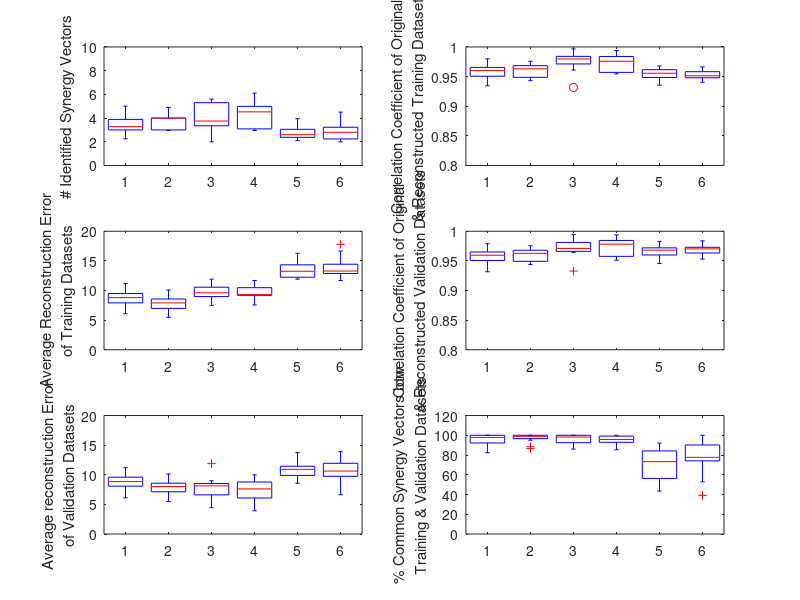

MATLAB code for this plot:
% to extract mix all performance summary .mat files of different methods
% into one xlsx file

% 20160330 Written by Navid Shirzad

function mat2xlsx_SummaryGenerator()
    
    load('PCA_Performance_Summary.mat');
    sizePCA = size(ndimDom,1);%how many data points are there?
    METHODS(1:sizePCA*2,1) = 1; %1 means PCA, multiplied by2 b/c there are two hands.
    HandDom(1:sizePCA,1) = 1; %dominant hand
    HandDom(sizePCA+1:sizePCA*2,1) = 2; %non-dominant hand
    ndimAll(1:sizePCA,1) = ndimDom;
    ndimAll(sizePCA+1:sizePCA*2,1) = ndimNonDom;
    AvgReconsErrTrAll(1:sizePCA,1) = AvgReconsErrTrDom;
    AvgReconsErrTrAll(sizePCA+1:sizePCA*2,1) = AvgReconsErrTrNonDom;
    AvgReconsErrValAll(1:sizePCA,1) = AvgReconsErrValDom;
    AvgReconsErrValAll(sizePCA+1:sizePCA*2,1) = AvgReconsErrValNonDom;
    
    for i = 1:sizePCA
        if RegCoeffTrDom(i,1) > 1 
            RegCoeffTrDom(i,1) = 1/RegCoeffTrDom(i,1);%invert the slope, let's keep all the slopes below 1. this should be a measure of centrality, not how far below or above of 1 it is. 
        end
        if RegCoeffTrNonDom(i,1) > 1 
            RegCoeffTrNonDom(i,1) = 1/RegCoeffTrNonDom(i,1);%invert the slope, let's keep all the slopes below 1. this should be a measure of centrality, not how far below or above of 1 it is. 
        end
        if RegCoeffValDom(i,1) > 1 
            RegCoeffValDom(i,1) = 1/RegCoeffValDom(i,1);%invert the slope, let's keep all the slopes below 1. this should be a measure of centrality, not how far below or above of 1 it is. 
        end
        if RegCoeffValNonDom(i,1) > 1 
            RegCoeffValNonDom(i,1) = 1/RegCoeffValNonDom(i,1);%invert the slope, let's keep all the slopes below 1. this should be a measure of centrality, not how far below or above of 1 it is. 
        end
    end
    
    RegCoeffTrAll(1:sizePCA,1) = RegCoeffTrDom;
    RegCoeffTrAll(sizePCA+1:sizePCA*2,1) = RegCoeffTrNonDom;
    RegCoeffValAll(1:sizePCA,1) = RegCoeffValDom;
    RegCoeffValAll(sizePCA+1:sizePCA*2,1) = RegCoeffValNonDom;
    nCommonAll(1:sizePCA,1) = nCommonDom;
    nCommonAll(sizePCA+1:sizePCA*2,1) = nCommonNonDom;
    
    nCommonBothSidesAll(1:sizePCA,1) = 1; %1 means it is PCA
    nCommonBothSidesAll(1:sizePCA,2) = nCommonBothSides;
    ElapsedTimeAll(1:sizePCA,1) = ElapsedTime;
    
    load('NNMF_Performance_Summary.mat');
    sizeNNMF = size(ndimDom,1);%how many data points are there?
    METHODS(sizePCA*2+1:sizePCA*2+sizeNNMF*2,1) = 2; %2 means NNMF, multiplied by2 b/c there are two hands.
    HandDom(sizePCA*2+1:sizePCA*2+sizeNNMF,1) = 1; %dominant hand
    HandDom(sizePCA*2+sizeNNMF+1:sizePCA*2+sizeNNMF*2,1) = 2; %non-dominant hand
    ndimAll(sizePCA*2+1:sizePCA*2+sizeNNMF,1) = ndimDom;
    ndimAll(sizePCA*2+sizeNNMF+1:sizePCA*2+sizeNNMF*2,1) = ndimNonDom;
    AvgReconsErrTrAll(sizePCA*2+1:sizePCA*2+sizeNNMF,1) = AvgReconsErrTrDom;
    AvgReconsErrTrAll(sizePCA*2+sizeNNMF+1:sizePCA*2+sizeNNMF*2,1) = AvgReconsErrTrNonDom;
    AvgReconsErrValAll(sizePCA*2+1:sizePCA*2+sizeNNMF,1) = AvgReconsErrValDom;
    AvgReconsErrValAll(sizePCA*2+sizeNNMF+1:sizePCA*2+sizeNNMF*2,1) = AvgReconsErrValNonDom;
    
    for i = 1:sizeNNMF
        if RegCoeffTrDom(i,1) > 1 
            RegCoeffTrDom(i,1) = 1/RegCoeffTrDom(i,1);%invert the slope, let's keep all the slopes below 1. this should be a measure of centrality, not how far below or above of 1 it is. 
        end
        if RegCoeffTrNonDom(i,1) > 1 
            RegCoeffTrNonDom(i,1) = 1/RegCoeffTrNonDom(i,1);%invert the slope, let's keep all the slopes below 1. this should be a measure of centrality, not how far below or above of 1 it is. 
        end
        if RegCoeffValDom(i,1) > 1 
            RegCoeffValDom(i,1) = 1/RegCoeffValDom(i,1);%invert the slope, let's keep all the slopes below 1. this should be a measure of centrality, not how far below or above of 1 it is. 
        end
        if RegCoeffValNonDom(i,1) > 1 
            RegCoeffValNonDom(i,1) = 1/RegCoeffValNonDom(i,1);%invert the slope, let's keep all the slopes below 1. this should be a measure of centrality, not how far below or above of 1 it is. 
        end
    end
    
    RegCoeffTrAll(sizePCA*2+1:sizePCA*2+sizeNNMF,1) = RegCoeffTrDom;
    RegCoeffTrAll(sizePCA*2+sizeNNMF+1:sizePCA*2+sizeNNMF*2,1) = RegCoeffTrNonDom;
    RegCoeffValAll(sizePCA*2+1:sizePCA*2+sizeNNMF,1) = RegCoeffValDom;
    RegCoeffValAll(sizePCA*2+sizeNNMF+1:sizePCA*2+sizeNNMF*2,1) = RegCoeffValNonDom;
    nCommonAll(sizePCA*2+1:sizePCA*2+sizeNNMF,1) = nCommonDom;
    nCommonAll(sizePCA*2+sizeNNMF+1:sizePCA*2+sizeNNMF*2,1) = nCommonNonDom;    
    
    nCommonBothSidesAll(sizePCA+1:sizePCA+sizeNNMF,1) = 2; %2 means it is NNMF
    nCommonBothSidesAll(sizePCA+1:sizePCA+sizeNNMF,2) = nCommonBothSides;
    ElapsedTimeAll(sizePCA+1:sizePCA+sizeNNMF,1) = ElapsedTime;
    
    load('ICA_Performance_Summary.mat');
    sizeICA = size(ndimDom,1);%how many data points are there?
    METHODS(sizePCA*2+sizeNNMF*2+1:sizePCA*2+sizeNNMF*2+sizeICA*2,1) = 3; %3 means ICA, multiplied by2 b/c there are two hands.
    HandDom(sizePCA*2+sizeNNMF*2+1:sizePCA*2+sizeNNMF*2+sizeICA,1) = 1; %dominant hand
    HandDom(sizePCA*2+sizeNNMF*2+sizeICA+1:sizePCA*2+sizeNNMF*2+sizeICA*2,1) = 2; %non-dominant hand
    ndimAll(sizePCA*2+sizeNNMF*2+1:sizePCA*2+sizeNNMF*2+sizeICA,1) = ndimDom;
    ndimAll(sizePCA*2+sizeNNMF*2+sizeICA+1:sizePCA*2+sizeNNMF*2+sizeICA*2,1) = ndimNonDom;
    AvgReconsErrTrAll(sizePCA*2+sizeNNMF*2+1:sizePCA*2+sizeNNMF*2+sizeICA,1) = AvgReconsErrTrDom;
    AvgReconsErrTrAll(sizePCA*2+sizeNNMF*2+sizeICA+1:sizePCA*2+sizeNNMF*2+sizeICA*2,1) = AvgReconsErrTrNonDom;
    AvgReconsErrValAll(sizePCA*2+sizeNNMF*2+1:sizePCA*2+sizeNNMF*2+sizeICA,1) = AvgReconsErrValDom;
    AvgReconsErrValAll(sizePCA*2+sizeNNMF*2+sizeICA+1:sizePCA*2+sizeNNMF*2+sizeICA*2,1) = AvgReconsErrValNonDom;
    
    for i = 1:sizeICA
        if RegCoeffTrDom(i,1) > 1 
            RegCoeffTrDom(i,1) = 1/RegCoeffTrDom(i,1);%invert the slope, let's keep all the slopes below 1. this should be a measure of centrality, not how far below or above of 1 it is. 
        end
        if RegCoeffTrNonDom(i,1) > 1 
            RegCoeffTrNonDom(i,1) = 1/RegCoeffTrNonDom(i,1);%invert the slope, let's keep all the slopes below 1. this should be a measure of centrality, not how far below or above of 1 it is. 
        end
        if RegCoeffValDom(i,1) > 1 
            RegCoeffValDom(i,1) = 1/RegCoeffValDom(i,1);%invert the slope, let's keep all the slopes below 1. this should be a measure of centrality, not how far below or above of 1 it is. 
        end
        if RegCoeffValNonDom(i,1) > 1 
            RegCoeffValNonDom(i,1) = 1/RegCoeffValNonDom(i,1);%invert the slope, let's keep all the slopes below 1. this should be a measure of centrality, not how far below or above of 1 it is. 
        end
    end
    
    RegCoeffTrAll(sizePCA*2+sizeNNMF*2+1:sizePCA*2+sizeNNMF*2+sizeICA,1) = RegCoeffTrDom;
    RegCoeffTrAll(sizePCA*2+sizeNNMF*2+sizeICA+1:sizePCA*2+sizeNNMF*2+sizeICA*2,1) = RegCoeffTrNonDom;
    RegCoeffValAll(sizePCA*2+sizeNNMF*2+1:sizePCA*2+sizeNNMF*2+sizeICA,1) = RegCoeffValDom;
    RegCoeffValAll(sizePCA*2+sizeNNMF*2+sizeICA+1:sizePCA*2+sizeNNMF*2+sizeICA*2,1) = RegCoeffValNonDom;
    nCommonAll(sizePCA*2+sizeNNMF*2+1:sizePCA*2+sizeNNMF*2+sizeICA,1) = nCommonDom;
    nCommonAll(sizePCA*2+sizeNNMF*2+sizeICA+1:sizePCA*2+sizeNNMF*2+sizeICA*2,1) = nCommonNonDom;
    
    nCommonBothSidesAll(sizePCA+sizeNNMF+1:sizePCA+sizeNNMF+sizeICA,1) = 3; %3 means it is ICA
    nCommonBothSidesAll(sizePCA+sizeNNMF+1:sizePCA+sizeNNMF+sizeICA,2) = nCommonBothSides;
    ElapsedTimeAll(sizePCA+sizeNNMF+1:sizePCA+sizeNNMF+sizeICA,1) = ElapsedTime;
    
    %save the data
   
%     OutputName = 'Factorization_Performance_Metrics_Healthy_Kinematic_Synergies.xls';
%     xlswrite(OutputName, 'Columns_are:_PCA=1/NNMF=2/ICA=3 and 1 for dominant hand and 2 for nondominant hand', 1, 'A1');
%     xlswrite(OutputName, 'Sheets are: ndimAll AvgReconsErrTrAll AvgReconsErrValAll RegCoeffTrAll RegCoeffValAll nCommonAll', 1, 'A2');
%     xlswrite(OutputName, [METHODS, HandDom, ndimAll, AvgReconsErrTrAll, AvgReconsErrValAll, RegCoeffTrAll, RegCoeffValAll, nCommonAll], 2 );
%     xlswrite(OutputName, [nCommonBothSidesAll, ElapsedTimeAll], 3);
    
    %plot the data
    
% %     figure()
% %     boxplot([ndimAll(1:sizePCA,1), ndimAll(sizePCA+1:sizePCA*2,1), ...
% %         ndimAll(sizePCA*2+1:sizePCA*2+sizeNNMF,1), ndimAll(sizePCA*2+sizeNNMF+1:sizePCA*2+sizeNNMF*2,1), ...
% %         ndimAll(sizePCA*2+sizeNNMF*2+1:sizePCA*2+sizeNNMF*2+sizeICA,1), ndimAll(sizePCA*2+sizeNNMF*2+sizeICA+1:sizePCA*2+sizeNNMF*2+sizeICA*2,1)])
% %     axis([0.5 6.5 0 10]);
% %     ylabel('# Identified Synergy Vectors');
% %     
% %     figure()
% %     boxplot([AvgReconsErrTrAll(1:sizePCA,1), AvgReconsErrTrAll(sizePCA+1:sizePCA*2,1), ...
% %         AvgReconsErrTrAll(sizePCA*2+1:sizePCA*2+sizeNNMF,1), AvgReconsErrTrAll(sizePCA*2+sizeNNMF+1:sizePCA*2+sizeNNMF*2,1), ...
% %         AvgReconsErrTrAll(sizePCA*2+sizeNNMF*2+1:sizePCA*2+sizeNNMF*2+sizeICA,1), AvgReconsErrTrAll(sizePCA*2+sizeNNMF*2+sizeICA+1:sizePCA*2+sizeNNMF*2+sizeICA*2,1)])
% %     axis([0.5 6.5 0 20]);
% %     ylabel('Average Reconstruction Error of Training Datasets');
% %     
% %     figure()
% %     boxplot([AvgReconsErrValAll(1:sizePCA,1), AvgReconsErrValAll(sizePCA+1:sizePCA*2,1), ...
% %         AvgReconsErrValAll(sizePCA*2+1:sizePCA*2+sizeNNMF,1), AvgReconsErrValAll(sizePCA*2+sizeNNMF+1:sizePCA*2+sizeNNMF*2,1), ...
% %         AvgReconsErrValAll(sizePCA*2+sizeNNMF*2+1:sizePCA*2+sizeNNMF*2+sizeICA,1), AvgReconsErrValAll(sizePCA*2+sizeNNMF*2+sizeICA+1:sizePCA*2+sizeNNMF*2+sizeICA*2,1)])
% %     axis([0.5 6.5 0 20]);
% %     ylabel('Average reconstruction Error of Validation Datasets');
% %     
% %     figure()
% %     boxplot([RegCoeffTrAll(1:sizePCA,1), RegCoeffTrAll(sizePCA+1:sizePCA*2,1), ...
% %         RegCoeffTrAll(sizePCA*2+1:sizePCA*2+sizeNNMF,1), RegCoeffTrAll(sizePCA*2+sizeNNMF+1:sizePCA*2+sizeNNMF*2,1), ...
% %         RegCoeffTrAll(sizePCA*2+sizeNNMF*2+1:sizePCA*2+sizeNNMF*2+sizeICA,1), RegCoeffTrAll(sizePCA*2+sizeNNMF*2+sizeICA+1:sizePCA*2+sizeNNMF*2+sizeICA*2,1)])
% %     axis([0.5 6.5 0.8 1]);
% %     ylabel('Correlation Coefficient of Original & Reconstructed Training Datasets');
% %     
% %     figure()
% %     boxplot([RegCoeffValAll(1:sizePCA,1), RegCoeffValAll(sizePCA+1:sizePCA*2,1), ...
% %         RegCoeffValAll(sizePCA*2+1:sizePCA*2+sizeNNMF,1), RegCoeffValAll(sizePCA*2+sizeNNMF+1:sizePCA*2+sizeNNMF*2,1), ...
% %         RegCoeffValAll(sizePCA*2+sizeNNMF*2+1:sizePCA*2+sizeNNMF*2+sizeICA,1), RegCoeffValAll(sizePCA*2+sizeNNMF*2+sizeICA+1:sizePCA*2+sizeNNMF*2+sizeICA*2,1)])
% %     axis([0.5 6.5 0.8 1]);
% %     ylabel('Correlation Coefficient of Original & Reconstructed Validation Datasets');
% %             
% %     figure()
% %     boxplot(100*[nCommonAll(1:sizePCA,1), nCommonAll(sizePCA+1:sizePCA*2,1), ...
% %         nCommonAll(sizePCA*2+1:sizePCA*2+sizeNNMF,1), nCommonAll(sizePCA*2+sizeNNMF+1:sizePCA*2+sizeNNMF*2,1), ...
% %         nCommonAll(sizePCA*2+sizeNNMF*2+1:sizePCA*2+sizeNNMF*2+sizeICA,1), nCommonAll(sizePCA*2+sizeNNMF*2+sizeICA+1:sizePCA*2+sizeNNMF*2+sizeICA*2,1)])
% %     axis([0.5 6.5 0 120]);
% %     ylabel('% Common Synergy Vectors btw Training & Validation Datasets');
% %     
% %     figure()
% %     boxplot(100*[nCommonBothSidesAll(1:sizePCA,2), ...
% %         nCommonBothSidesAll(sizePCA+1:sizePCA+sizeNNMF,2), ...
% %         nCommonBothSidesAll(sizePCA+sizeNNMF+1:sizePCA+sizeNNMF+sizeICA,2)], ...
% %         'labels', {'PCA','NNMF','ICA'})
% %     axis([0.5 3.5 0 150]);
% %     ylabel('% Common Synergy Vectors btw Right & Left Limb');
% %     
% %     figure()
% %     boxplot([ElapsedTimeAll(1:sizePCA,1), ...
% %         ElapsedTimeAll(sizePCA+1:sizePCA+sizeNNMF,1), ...
% %         ElapsedTimeAll(sizePCA+sizeNNMF+1:sizePCA+sizeNNMF+sizeICA,1)], ...
% %         'labels', {'PCA','NNMF','ICA'})
% %     axis([0.5 3.5 0 35]);
% %     ylabel('Training Time (s)');
    
    figure()
    subplot(3,2,1)
    boxplot([ndimAll(1:sizePCA,1), ndimAll(sizePCA+1:sizePCA*2,1), ...
        ndimAll(sizePCA*2+1:sizePCA*2+sizeNNMF,1), ndimAll(sizePCA*2+sizeNNMF+1:sizePCA*2+sizeNNMF*2,1), ...
        ndimAll(sizePCA*2+sizeNNMF*2+1:sizePCA*2+sizeNNMF*2+sizeICA,1), ndimAll(sizePCA*2+sizeNNMF*2+sizeICA+1:sizePCA*2+sizeNNMF*2+sizeICA*2,1)])
    axis([0.5 6.5 0 10]);
    ylabel('# Identified Synergy Vectors');
    
    subplot(3,2,3)
    boxplot([AvgReconsErrTrAll(1:sizePCA,1), AvgReconsErrTrAll(sizePCA+1:sizePCA*2,1), ...
        AvgReconsErrTrAll(sizePCA*2+1:sizePCA*2+sizeNNMF,1), AvgReconsErrTrAll(sizePCA*2+sizeNNMF+1:sizePCA*2+sizeNNMF*2,1), ...
        AvgReconsErrTrAll(sizePCA*2+sizeNNMF*2+1:sizePCA*2+sizeNNMF*2+sizeICA,1), AvgReconsErrTrAll(sizePCA*2+sizeNNMF*2+sizeICA+1:sizePCA*2+sizeNNMF*2+sizeICA*2,1)])
    axis([0.5 6.5 0 20]);
    ylabel({'Average Reconstruction Error', 'of Training Datasets'});
    
    subplot(3,2,5)
    boxplot([AvgReconsErrValAll(1:sizePCA,1), AvgReconsErrValAll(sizePCA+1:sizePCA*2,1), ...
        AvgReconsErrValAll(sizePCA*2+1:sizePCA*2+sizeNNMF,1), AvgReconsErrValAll(sizePCA*2+sizeNNMF+1:sizePCA*2+sizeNNMF*2,1), ...
        AvgReconsErrValAll(sizePCA*2+sizeNNMF*2+1:sizePCA*2+sizeNNMF*2+sizeICA,1), AvgReconsErrValAll(sizePCA*2+sizeNNMF*2+sizeICA+1:sizePCA*2+sizeNNMF*2+sizeICA*2,1)])
    axis([0.5 6.5 0 20]);
    ylabel({'Average reconstruction Error', 'of Validation Datasets'});
    
    subplot(3,2,2)
    boxplot([RegCoeffTrAll(1:sizePCA,1), RegCoeffTrAll(sizePCA+1:sizePCA*2,1), ...
        RegCoeffTrAll(sizePCA*2+1:sizePCA*2+sizeNNMF,1), RegCoeffTrAll(sizePCA*2+sizeNNMF+1:sizePCA*2+sizeNNMF*2,1), ...
        RegCoeffTrAll(sizePCA*2+sizeNNMF*2+1:sizePCA*2+sizeNNMF*2+sizeICA,1), RegCoeffTrAll(sizePCA*2+sizeNNMF*2+sizeICA+1:sizePCA*2+sizeNNMF*2+sizeICA*2,1)])
    axis([0.5 6.5 0.8 1]);
    ylabel({'Correlation Coefficient of Original', '& Reconstructed Training Datasets'});
    
    subplot(3,2,4)
    boxplot([RegCoeffValAll(1:sizePCA,1), RegCoeffValAll(sizePCA+1:sizePCA*2,1), ...
        RegCoeffValAll(sizePCA*2+1:sizePCA*2+sizeNNMF,1), RegCoeffValAll(sizePCA*2+sizeNNMF+1:sizePCA*2+sizeNNMF*2,1), ...
        RegCoeffValAll(sizePCA*2+sizeNNMF*2+1:sizePCA*2+sizeNNMF*2+sizeICA,1), RegCoeffValAll(sizePCA*2+sizeNNMF*2+sizeICA+1:sizePCA*2+sizeNNMF*2+sizeICA*2,1)])
    axis([0.5 6.5 0.8 1]);
    ylabel({'Correlation Coefficient of Original', '& Reconstructed Validation Datasets'});
            
    subplot(3,2,6)
    boxplot(100*[nCommonAll(1:sizePCA,1), nCommonAll(sizePCA+1:sizePCA*2,1), ...
        nCommonAll(sizePCA*2+1:sizePCA*2+sizeNNMF,1), nCommonAll(sizePCA*2+sizeNNMF+1:sizePCA*2+sizeNNMF*2,1), ...
        nCommonAll(sizePCA*2+sizeNNMF*2+1:sizePCA*2+sizeNNMF*2+sizeICA,1), nCommonAll(sizePCA*2+sizeNNMF*2+sizeICA+1:sizePCA*2+sizeNNMF*2+sizeICA*2,1)])
    axis([0.5 6.5 0 120]);
    ylabel({'% Common Synergy Vectors btw', 'Training & Validation Datasets'});
    
end